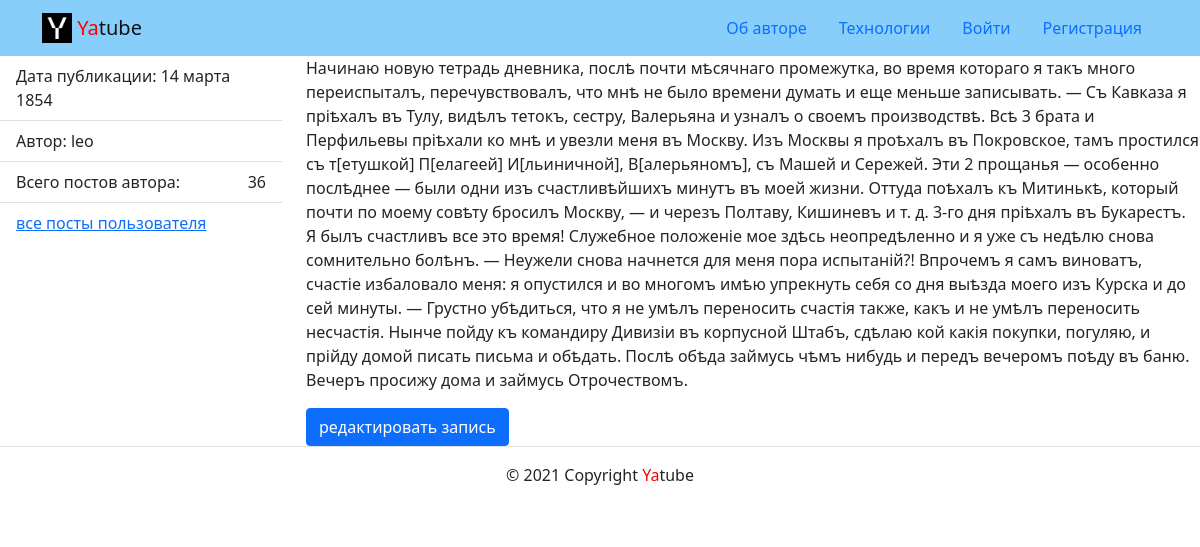
Page /posts/2/ on the committed database.
### posts/models.py (models this page shows)
class Post(models.Model):
    text = models.TextField()
    pub_date = models.DateTimeField('date published', auto_now_add=True)
    author = models.ForeignKey(
        User,
        on_delete=models.CASCADE,
        related_name='posts'
    )
    group = models.ForeignKey(
        Group,
        on_delete=models.SET_NULL,
        max_length=50,
        related_name='posts',
        blank=True,
        null=True
    )

### posts/views.py (the view)
# urls.py: path('posts/<int:post_id>/', views.post_detail, name='post_detail'),
def post_detail(request, post_id):
    posts = get_object_or_404(Post, pk=post_id)
    title = 'Пост ' + posts.text[:30]
    pub_date = posts.pub_date
    author = posts.author
    posts_count = author.posts.all().count()
    group = posts.group
    context = {
        'posts': posts,
        'title': title,
        'pub_date': pub_date,
        'author': author,
        'posts_count': posts_count,
        'group': group,
    }
    return render(request, 'posts/post_detail.html', context)

### templates/posts/post_detail.html (shortened to what this page needs)
{% extends 'base.html' %}
{% block content %}
<div class="row">
  <aside class="col-12 col-md-3">
    <ul class="list-group list-group-flush">
      <li class="list-group-item">
        Дата публикации: {{ pub_date|date:"d E Y" }}
      </li>
      <li class="list-group-item">
        Автор: {{ author }}
      </li>
      <li class="list-group-item d-flex justify-content-between align-items-center">
        Всего постов автора: <span>{{ posts_count }}</span>
      </li>
      <li class="list-group-item">
        <a href="{% url 'posts:profile' posts.author %}">все посты пользователя</a>
      </li>
    </ul>
  </aside>
  <article class="col-12 col-md-9">
    <p>
      {{ posts.text }}
    </p>
    <a class="btn btn-primary" href="{% url 'posts:post_edit' posts.pk %}">
      редактировать запись
    </a>
  </article>
</div>
{% endblock %}

### rows in the picture
Post: pub_date "14 марта 1854", text "Начинаю новую тетрадь дневника, послѣ почти мѣсячнаго промежутка, во время котораго я такъ много переиспыталъ, перечувствовалъ, что мнѣ не было времени думать и еще меньше записывать. — Съ Кавказа я пріѣхалъ въ Тулу, видѣлъ тетокъ, сестру, Валерьяна и узналъ о своемъ производствѣ. Всѣ 3 брата и Перфильевы пріѣхали ко мнѣ и увезли меня въ Москву. Изъ Москвы я проѣхалъ въ Покровское, тамъ простился съ т[етушкой] П[елагеей] И[льиничной], В[алерьяномъ], съ Машей и Сережей. Эти 2 прощанья — особенно послѣднее — были одни изъ счастливѣйшихъ минутъ въ моей жизни. Оттуда поѣхалъ къ Митинькѣ, который почти по моему совѣту бросилъ Москву, — и черезъ Полтаву, Кишиневъ и т. д. 3-го дня пріѣхалъ въ…"

### other values in the picture
{{ author }} "leo"
{{ posts_count }} "36"
